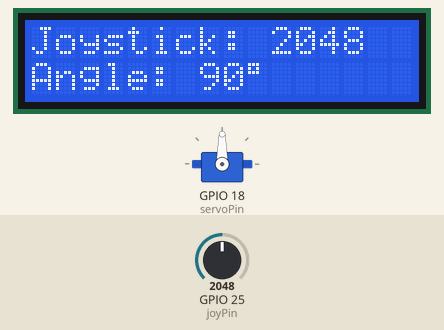
This sketch was run on a simulated ESP32. Parts: 16×2 character LCD, servo. The inputs (shaded band) are chosen by the test bench; at power-on: GPIO 25 (joyPin) = 2048. What the sketch prints to the serial monitor is not drawn.

Above: at 2.7 s.
2.8 s: GPIO 25 (joyPin) set to 2866
At 3.3 s:
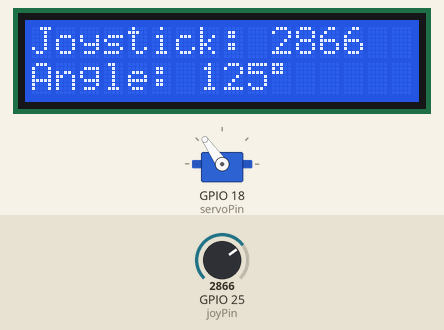
4.3 s: GPIO 25 (joyPin) set to 3603
At 5.6 s:
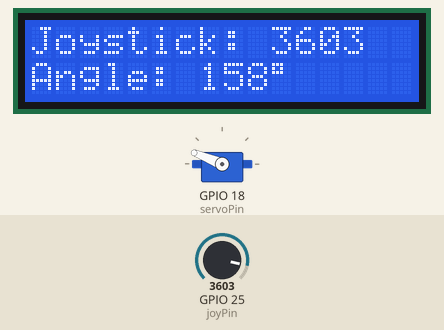
5.9 s: GPIO 25 (joyPin) set to 4095
At 6.8 s:
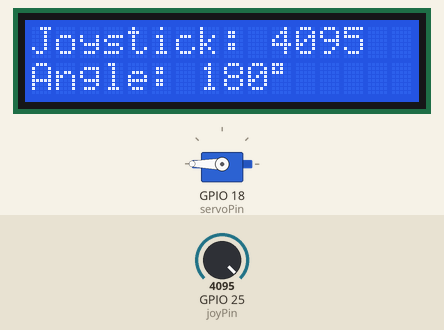
7.5 s: GPIO 25 (joyPin) set to 1228
At 8.8 s:
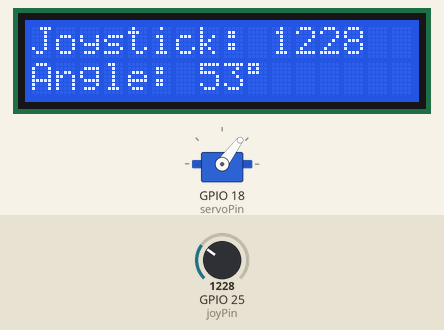
9.1 s: GPIO 25 (joyPin) set to 491
At 9.9 s:
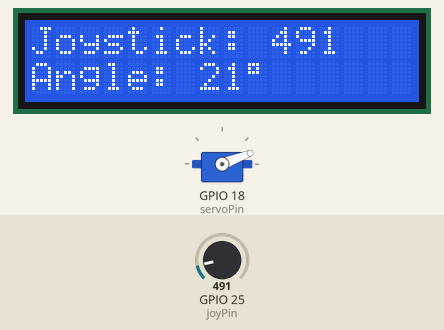
10.7 s: GPIO 25 (joyPin) set to 0
At 11.5 s:
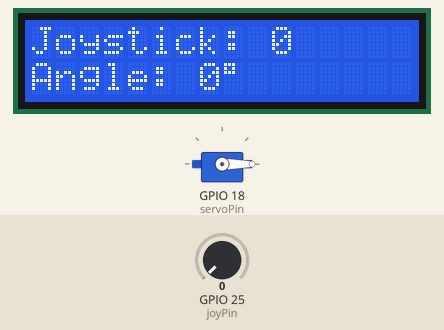
Timing chart, 0 to 13.3 s (numbered marks = the images above; inputs shaded):
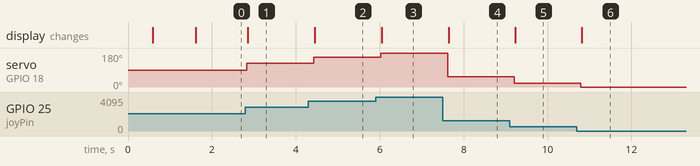

Measured:
- after the input at 2.8 s, servo on GPIO 18 (servoPin): 90° → 125° at once; the display: changes after 0.05 s (image 1)
- after the input at 4.3 s, servo on GPIO 18 (servoPin): 125° → 158° after 0.13 s; the display: changes after 0.15 s (image 2)
- after the input at 5.9 s, servo on GPIO 18 (servoPin): 158° → 180° after 0.12 s; the display: changes after 0.15 s (image 3)
- after the input at 7.5 s, servo on GPIO 18 (servoPin): 180° → 53° after 0.12 s; the display: changes after 0.15 s (image 4)
- after the input at 9.1 s, servo on GPIO 18 (servoPin): 53° → 21° after 0.11 s; the display: changes after 0.14 s (image 5)
- after the input at 10.7 s, servo on GPIO 18 (servoPin): 21° → 0° after 0.09 s; the display: changes after 0.11 s (image 6)

The sketch:

sketch.ino
```cpp
#include <ESP32Servo.h>
#include <LiquidCrystal_I2C.h>

// LCD setup (I2C address, columns, rows)
LiquidCrystal_I2C lcd(0x27, 16, 2);

// Pin definitions
const int servoPin = 18;
const int joyPin = 25;

// Servo object
Servo myServo;

void setup() {
  Serial.begin(115200);

  // Initialize LCD
  lcd.init();
  lcd.backlight();
  lcd.setCursor(0, 0);
  lcd.print("Initializing...");

  // Attach servo
  myServo.attach(servoPin);

  delay(500);
  lcd.clear();
  lcd.setCursor(0, 0);
  lcd.print("Connected!");
  Serial.println("Successfully Connected!");
  delay(1000);
}

void loop() {
  int joystickValue = analogRead(joyPin);
  int angle = map(joystickValue, 0, 4095, 0, 180);
  myServo.write(angle);

  // Clear and update LCD efficiently
  lcd.clear();
  lcd.setCursor(0, 0);
  lcd.print("Joystick: ");
  lcd.print(joystickValue);

  lcd.setCursor(0, 1);
  lcd.print("Angle: ");
  lcd.print(angle);
  lcd.print((char)223); // Degree symbol

  // Serial Monitor Output
  Serial.print("Joystick: ");
  Serial.print(joystickValue);
  Serial.print(" | Angle: ");
  Serial.println(angle);

  delay(150); // Slightly longer delay to reduce LCD flicker
}
```
